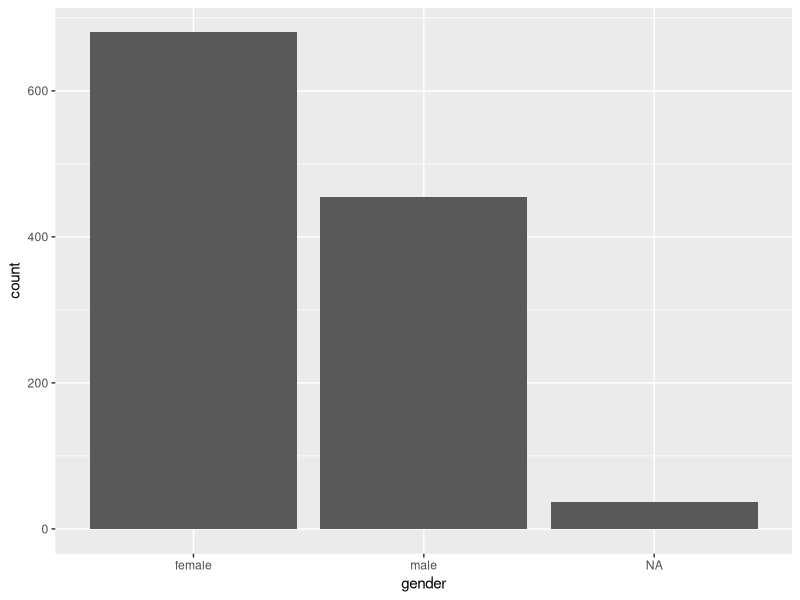
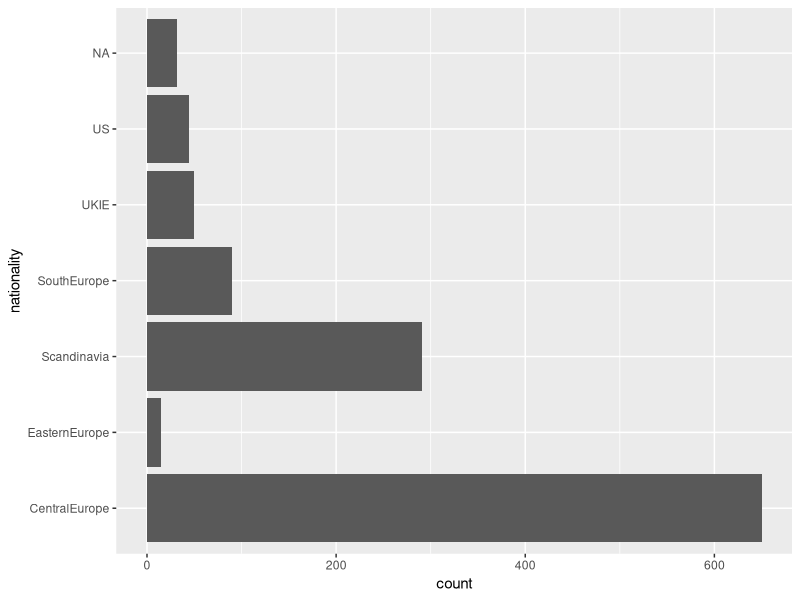
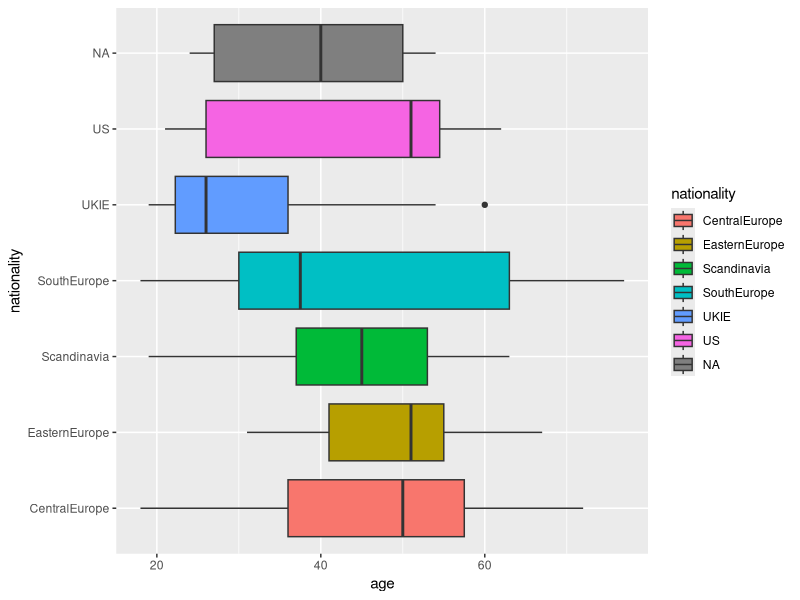
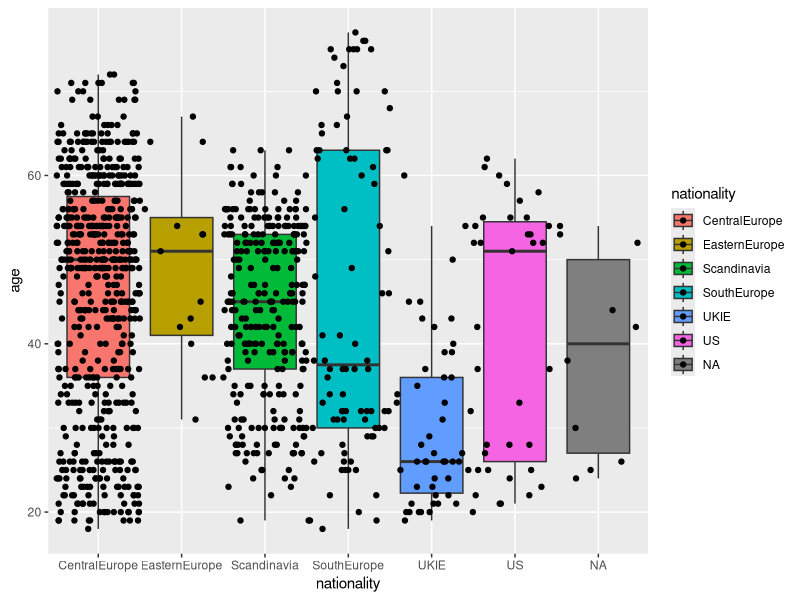
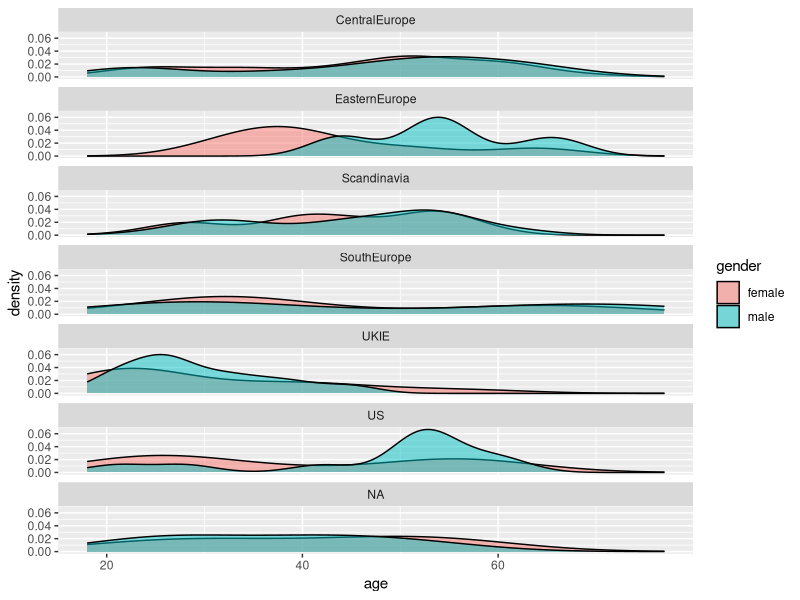

Write R code to recreate these figures, in order.
library(tidyverse)

# Exercise chapter 2

## 1. Read in data
sampledata <- read_tsv("data/sampledata.tsv")


## 2. Explore the dataset
glimpse(sampledata)

## 3. Plot the amount of males and females in this study using a barchart
ggplot(sampledata, aes(x = gender)) +
  geom_bar()

## 4. Do the same but for the nationality of the participants
ggplot(sampledata, aes(x = nationality)) +
  geom_bar() +
  coord_flip()

## 5. Create a boxplot showing the age distribution of each nationality. Use the fill aesthetic to make it a little bit more colorful
ggplot(sampledata, aes(x = nationality, y = age, fill = nationality)) +
  geom_boxplot() +
  coord_flip()

## 6. Add an extra layer to 5. with plotting points over the boxplot. Remove that layer again and explore the difference with geom_jitter()
ggplot(sampledata, aes(x = nationality, y = age, fill = nationality)) +
  geom_boxplot(outlier.alpha = 0) +
  geom_jitter(height = 0, width = 0.5)

## 7. Advanced: Plot the age density of all participants coloured by gender, faceted per nationality.
ggplot(sampledata, aes(x = age, fill = gender)) +
  geom_density(alpha = 0.5) +
  facet_wrap(~nationality, nrow = 7)
